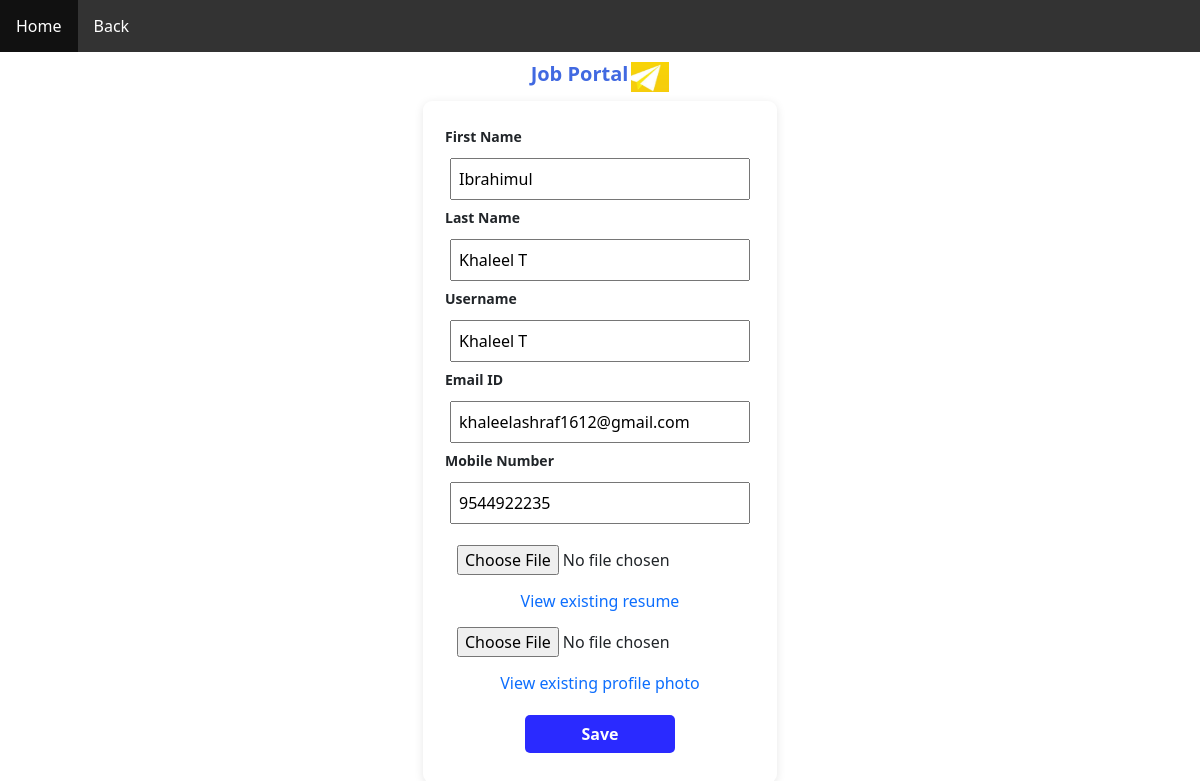
Screenshot of /seeker_edit (signed in) with the database file from the repository.
### job_portal_app/models.py (models this page shows)
class JobSeeker(models.Model):
    user_id=models.ForeignKey(CustomUser,on_delete=models.CASCADE)
    firstname=models.CharField(max_length=25)
    lastname=models.CharField(max_length=25)
    number=models.IntegerField(null=True,blank=True)
    resume=models.FileField(null=True,blank=True)
    dp=models.FileField(null=True,blank=True)

class CustomUser(AbstractUser):
    user_type=models.CharField(max_length=25)

### job_portal_app/views.py (the view)
# urls.py: path('seeker_edit',views.seeker_edit,name='seeker_edit'),
def seeker_edit(request):
    jobseeker=JobSeeker.objects.get(user_id=request.user)
    custom_user=request.user
    if request.method=='POST':
        jobseeker.firstname=request.POST['firstname']
        jobseeker.lastname=request.POST['lastname']
        custom_user.username=request.POST['username']
        custom_user.email=request.POST['email']
        jobseeker.number=request.POST['number']
        if 'resume' in request.FILES:
            jobseeker.resume = request.FILES['resume']
        if 'dp' in request.FILES:
            jobseeker.dp=request.FILES['dp']
        jobseeker.save()
        custom_user.save()
        return render(request, 'seeker_profile.html', {'data': jobseeker, 'details': custom_user})
    else:
        return render(request,'seeker_edit.html',{'data':jobseeker,'details':custom_user})

### templates/seeker_edit.html (shortened to what this page needs)
<!DOCTYPE html>
{% load static %}
<html lang="en">
<head>
    <link href="https://cdn.jsdelivr.net/npm/bootstrap@5.3.3/dist/css/bootstrap.min.css" rel="stylesheet"
>
</head>
</head>
<body>
    <ul>
        <li><a href="{% url 'seeker_home' %}">Home</a></li>
        <li><a href="{% url 'seeker_profile' %}">Back</a></li>
    </ul>
    <div class="container">
      <div class="logo">
        <div class="logo_name">
          <h5><strong>Job Portal</strong></h5>
        </div>
        <div class="logo_img">
          <img src="{% static 'images/maxresdefault1.jpg' %}" width="38px" height="30px" alt="logo">
        </div>
      </div>
      <div class="form">
        <form method="post" action="{% url 'seeker_edit' %}" enctype="multipart/form-data" onsubmit="return validateform()">
          <div>
            <label for="">First Name</label><br>
            <input type="text" placeholder="Enter the First name" name="firstname" value="{{data.firstname}}"><br>
          </div>
          <div>
            <label for="">Last Name</label><br>
            <input type="text" placeholder="Enter the Last name" name="lastname" value="{{data.lastname}}"><br>
          </div>
          <div>
            <label for="">Username</label><br>
            <input type="text" placeholder="Enter the Username" name="username" value="{{details.username}}"><br>
          </div>
          <div>
            <label for="">Email ID</label><br>
            <input type="email" placeholder="Enter the Email ID" name="email" value="{{details.email}}"><br>
          </div>
          <div>
            <label for="">Mobile Number</label><br>
            <input type="tel" placeholder="Enter the Mobile number" name="number" value="{{data.number}}"><br>
          </div>
          <div>
            <input type="file" name="resume"><br>
            {% if data.resume %}
            <a href="{{data.resume.url}}" target="_blank">View existing resume</a><br>
            {% endif %}
          </div>
          <div>
            <input type="file" name="dp"><br>
            {% if data.dp %}
            <a href="{{data.dp.url}}" target="_blank">View existing profile photo</a><br>
            {% endif %}
          </div>
          <button type="submit">Save</button>
        </form>
      </div>
</body>
</html>

### templates/seeker_edit.html (style rules this page uses)
ul { list-style-type: none; margin: 0; padding: 0; overflow: hidden; background-color: #333; position: -webkit-sticky; position: sticky; top: 0; }
li { float: left; }
li a { display: block; color: white; text-align: center; padding: 14px 16px; text-decoration: none; }
.logo { display: flex; gap: 3px; justify-content: center; margin-top: 10px; color: royalblue; }
.container { display: flex; flex-direction: column; justify-content: center; align-items: center; }
form { margin-top: 7px; border-radius: 9px; box-shadow: 0 2px 10px rgba(0, 0, 0, 0.1); text-align: center; padding: 20px; }
input { width: 300px; padding: 7px; margin:7px; }
label { display: block; font-weight: 700; margin-top: 5px; margin-bottom: -20px; text-align: left; font-size: 14px; margin-left: 2px; }
button { width: 150px; padding: 7px; border-radius: 5px; margin-top: 20px; margin-bottom: 10px; background-color: rgb(42, 42, 255); border: none; color: white; cursor: pointer; font-weight: bold; }
a { text-decoration: none; }

### rows the page displays
JobSeeker: firstname "Ibrahimul", lastname "Khaleel T", number "9544922235"
CustomUser: username "Khaleel T", email "khaleelashraf1612@gmail.com"
